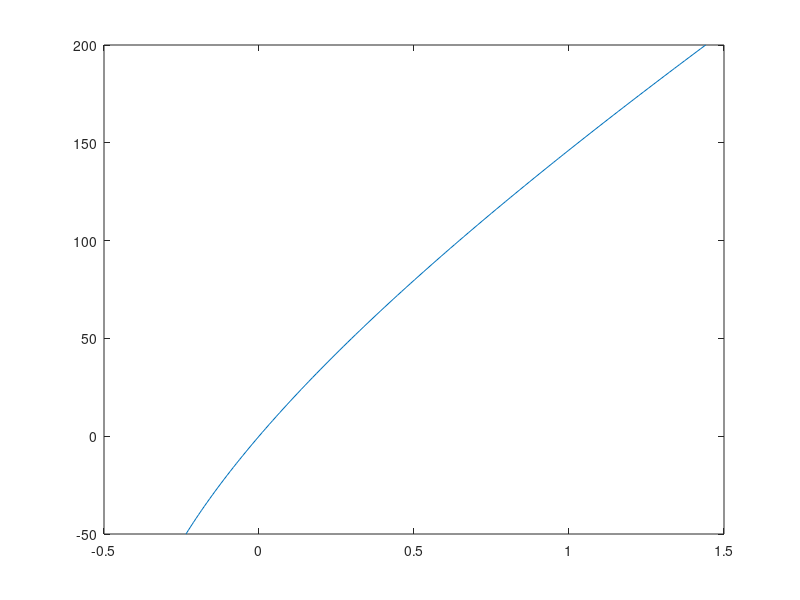

Source code (MATLAB): (Note: this script raises an error after producing the figure.)
%% Type S thermocouple characteristics over -50 to approx 1000 C  from NIST
% Dick Benson
% Copywrite 2005-2010 The MathWorks, Inc.
% clear all 
% Correction polynonial from NIST
Pfwd=[ +2.71443176145e-021, -1.25068871393e-017, +2.55744251786e-014, -3.31465196389e-011, +3.22028823036e-008, -2.32477968689e-005, +1.25934289740e-002, +5.40313308631e+000, +0.00000000000e+000 ]*1e-3;
Temp = -50:2:200;  % evaluate polynomial over this temp range
Tc_mV = polyval(Pfwd,Temp);
plot(Temp,Tc_mV); xlabel('Temp in C'); ylabel('millivolts');

%% NIST inverse polynomial for correction
Pinv=[2.79786260 -2.34181944e1 8.23027880e1 -1.59085941e2 1.88821343e2 -1.52248592e2 1.02237430e2  -8.00504062e1 1.84949460e2  0];
Tc_comp = polyval(Pinv,Tc_mV);
plot(Temp,Tc_comp);xlabel('Temp in C'); ylabel('millivolts');


%% Find a new correction polynomial using basic fitting in MATLAB 
% THIS IS A MANUAL OPERATION !! 
% Temp  = a0 + a1*Tc_mV + a2*Tc_mV^2 + a3* Tc_mV^3 .....   
plot(Tc_mV,Temp);       % use basic fitting in plot and save to inv_fit
                        % CHOOSE 9th order to be consistent with NIST
%%
Pinv_new=fit.coeff;
Tc_comp = polyval(Pinv_new,Tc_mV);
plot(Temp,Tc_comp);xlabel('Temp in C'); ylabel('Measured Temp');

%% plot error after correction 
plot(Temp,(Temp-Tc_comp)); xlabel('Temp in C'); ylabel('Error in C')
% save type_2_polynomials  Pinv Pinv_new Pfwd
